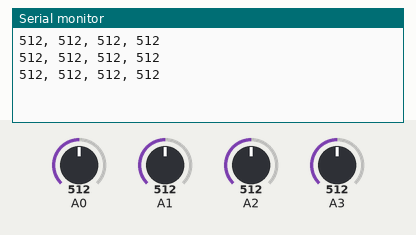
Recording of a sketch running on a simulated Arduino Uno, built with avr-gcc and run on an emulated ATmega328P. On the bench: the last lines printed to the serial monitor. Inputs (shaded band) come from the test bench; at power-on: A0 = 512, A1 = 512, A2 = 512, A3 = 512.

Above: at 1.3 s.
1.4 s: A0 set to 716
At 1.9 s:
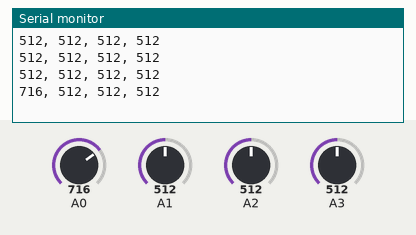
2.9 s: A1 set to 716
At 3.4 s:
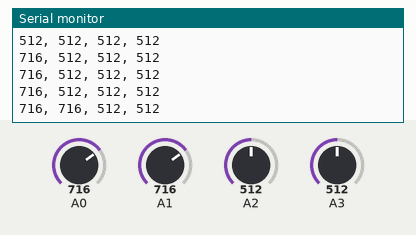
4.4 s: A2 set to 716
At 4.9 s:
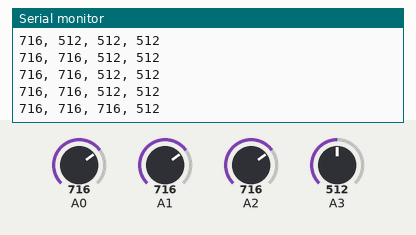
5.9 s: A3 set to 716
At 6.4 s:
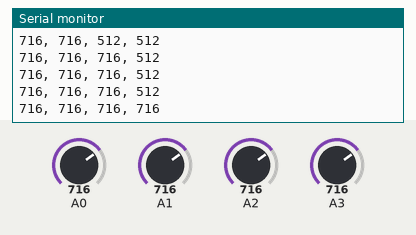
7.4 s: A0 set to 992
At 7.9 s:
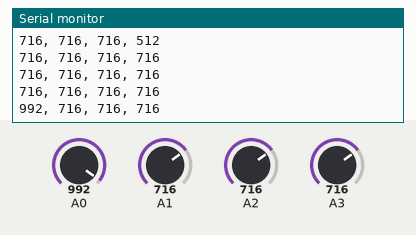
8.9 s: A1 set to 992
At 9.4 s:
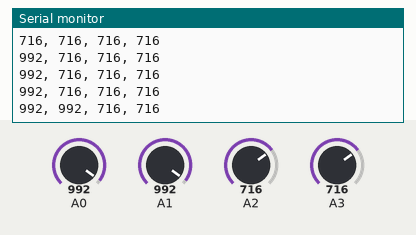
Timing chart, 0 to 11.4 s (numbered marks = the images above; inputs shaded):
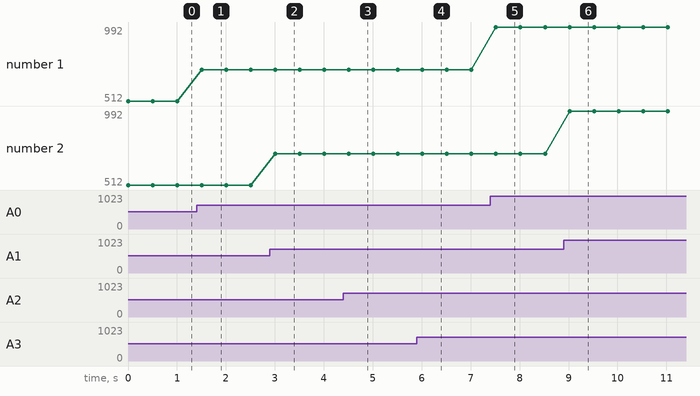

The sketch:

main.ino
```cpp
int values[4];

void setup() {
  Serial.begin(9600);
}

void loop() {
  values[0] = analogRead(A0);
  values[1] = analogRead(A1);
  values[2] = analogRead(A2);
  values[3] = analogRead(A3);

  Serial.print(values[0]);
  Serial.print(", ");
  Serial.print(values[1]);
  Serial.print(", ");
  Serial.print(values[2]);
  Serial.print(", ");
  Serial.print(values[3]);
  Serial.print("\n");

  delay(500);
}
```

Measured:
- after the input at 1.4 s, the serial monitor: prints a new line after 0.10 s (image 1)
- after the input at 2.9 s, the serial monitor: prints a new line after 0.11 s (image 2)
- after the input at 4.4 s, the serial monitor: prints a new line after 0.11 s (image 3)
- after the input at 5.9 s, the serial monitor: prints a new line after 0.11 s (image 4)
- after the input at 7.4 s, the serial monitor: prints a new line after 0.12 s (image 5)
- after the input at 8.9 s, the serial monitor: prints a new line after 0.12 s (image 6)
- plotted number 1: 512 → 716 after the input at 1.4 s, 716 → 992 after the input at 7.4 s
